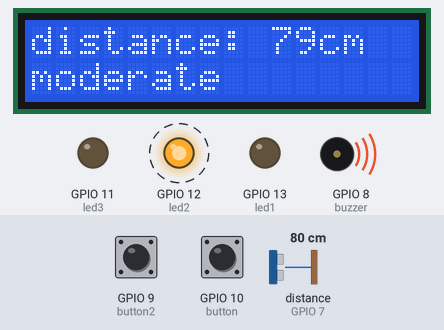
Simulated run of this sketch. Board: ESP32. Shown: 16×2 character LCD, output pins drawn as LEDs (lit = HIGH), buzzer (waves = sounding). Wiring (inferred from the names in the program): ultrasonic range finder: trigger GPIO 6; echo GPIO 7. Dashed ring = blinking. Inputs (shaded band) come from the test bench; at power-on: distance to the obstacle (sensor on GPIO 7) 80 cm, GPIO 9 (button2) HIGH, GPIO 10 (button) HIGH. The echo pulse lasts 58.3 µs per cm; pins used as bus, display or sensor lines are not drawn; what the sketch prints to the serial monitor is not drawn.

Above: at 2.07 s.
2.3 s: distance to the obstacle (sensor on GPIO 7) set to 250 cm
At 2.68 s:
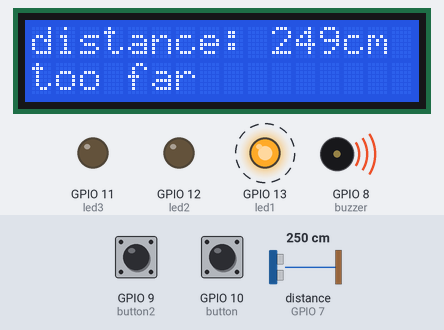
4.7 s: distance to the obstacle (sensor on GPIO 7) set to 192 cm
At 5.05 s:
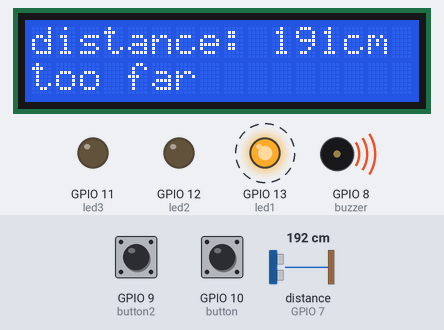
6.3 s: distance to the obstacle (sensor on GPIO 7) set to 182 cm
7.8 s: GPIO 9 (button2) pulled LOW for 0.25 s
At 8.4 s:
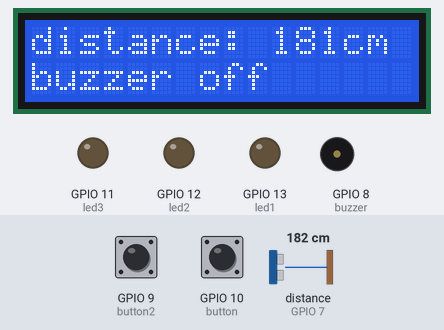
9.5 s: distance to the obstacle (sensor on GPIO 7) set to 2 cm
At 10.5 s:
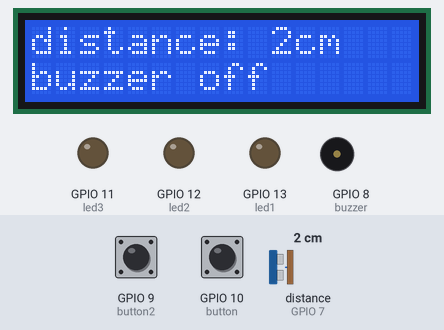
12.5 s: GPIO 10 (button) pulled LOW for 0.25 s
At 12.78 s:
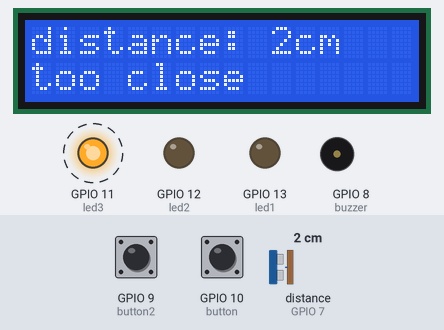
Timing chart, 0 to 15.5 s (numbered marks = the images above; inputs shaded):
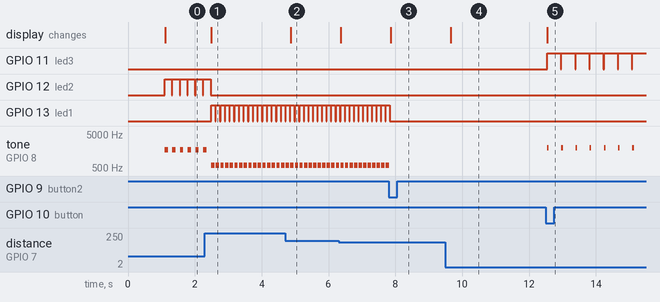

The sketch:

buzzer_toggle.ino
```cpp
#include <Wire.h>
#include <LiquidCrystal_I2C.h>

LiquidCrystal_I2C lcd(0x27, 16, 2);

const int led1 = 13;
const int led2 = 12;
const int led3 = 11;
const int button = 10;
const int button2 = 9;
const int buzzer = 8;
const int echo = 7;
const int trig = 6;

long duration;
int distance;
bool buzzerEnabled = true;

void setup() {
  // put your setup code here, to run once:
  Serial.begin(9600);
  pinMode(led1, OUTPUT);
  pinMode(led2, OUTPUT);
  pinMode(led3, OUTPUT);
  pinMode(button, INPUT_PULLUP);
  pinMode(button2, INPUT_PULLUP);
  pinMode(buzzer, OUTPUT);
  pinMode(trig, OUTPUT);
  pinMode(echo, INPUT);


  lcd.init();
  lcd.backlight();
  lcd.setCursor(0, 0);
  lcd.print("system start");
  delay(1000);
  lcd.clear();
}

void loop() {

  if(digitalRead(button) == LOW) {
    buzzerEnabled = true;
  }
  if(digitalRead(button2) == LOW) {
    buzzerEnabled = false;
  }

  digitalWrite(trig, LOW);
  delayMicroseconds(2);

  digitalWrite(trig, HIGH);
  delayMicroseconds(10);

  digitalWrite(trig, LOW);

  duration = pulseIn(echo, HIGH, 30000);

  distance = duration * 0.0343 / 2;

  Serial.print("distance: ");
  Serial.print(distance);
  Serial.println(" cm");

  digitalWrite(led1, LOW);
  digitalWrite(led2, LOW);
  digitalWrite(led3, LOW);

  // noTone(buzzer);

  lcd.clear();
  lcd.setCursor(0, 0);
  lcd.print("distance: ");
  lcd.print(distance);
  lcd.print("cm");
  lcd.setCursor(0, 1);

  if(!buzzerEnabled) {
    lcd.print("buzzer off");
    delay(100);
    return;
  }

  if(distance >= 150 && distance <= 300) {
    digitalWrite(led1, HIGH);
    if(buzzerEnabled) {
      tone(buzzer, 600, 100);
    }
    lcd.print("too far");

  }else if(distance < 150 && distance >= 20) {
    digitalWrite(led2, HIGH);
    if(buzzerEnabled) {
      tone(buzzer, 1700, 100);
    }
    lcd.print("moderate");
    delay(100);

  }else {
    digitalWrite(led3, HIGH);
    if(buzzerEnabled) {
      tone(buzzer, 2000, 50);
    }
    lcd.print("too close");
    delay(300);
  }

  delay(100);
}
```

Measured:
- after the input at 2.3 s, GPIO 12 (led2): goes on until 2.5 s, then stays LOW; GPIO 13 (led1): alternates HIGH for 0.12 s and LOW for 0.02 s, starting after 0.19 s; the display: changes after 0.20 s (image 1)
- after the input at 4.7 s, the display: changes after 0.17 s (image 2)
- after the input at 7.8 s, GPIO 13 (led1): goes on until 7.8 s, then stays LOW; tone on GPIO 8 (buzzer): goes on until 7.8 s, then stays silent; the display: changes after 0.06 s (image 3)
- after the input at 9.5 s, the display: changes after 0.15 s (image 4)
- after the input at 12.5 s, GPIO 11 (led3): alternates HIGH for 0.41 s and LOW for 0.02 s, starting at once; tone on GPIO 8 (buzzer): alternates 2000 Hz for 0.05 s and silent for 0.38 s, starting at once; the display: changes after 0.05 s (image 5)
- by itself, GPIO 12 (led2): alternates HIGH for 0.21 s and LOW for 0.02 s
- by itself, tone on GPIO 8 (buzzer): repeats every 0.14 s: 600 Hz 0.10 s, silent 0.04 s
